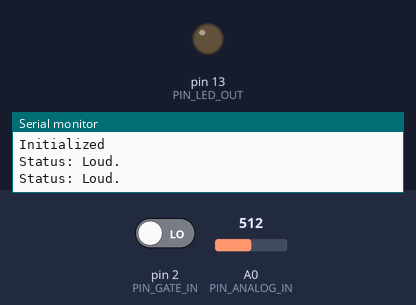
Bench run of a sketch on a simulated Arduino Pro Mini, built with avr-gcc and run on an emulated ATmega328P. On the bench: output pins drawn as LEDs (lit = HIGH), the last lines printed to the serial monitor. Inputs (shaded band) come from the test bench; at power-on: pin 2 (PIN_GATE_IN) LOW, A0 (PIN_ANALOG_IN) = 512.

Above: at 1.8 s.
1.9 s: pin 2 (PIN_GATE_IN) driven HIGH
At 2.6 s:
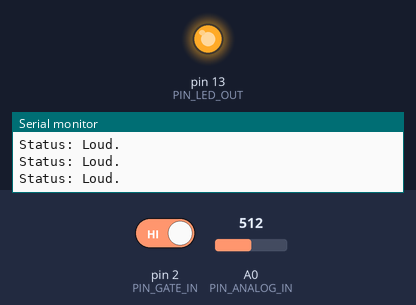
3.4 s: A0 (PIN_ANALOG_IN) set to 35
4.9 s: A0 (PIN_ANALOG_IN) set to 27
7.5 s: pin 2 (PIN_GATE_IN) driven LOW
At 8.0 s:
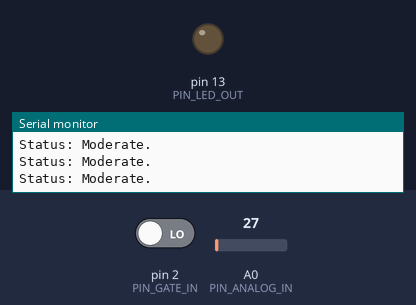
Timing chart, 0 to 10.0 s (numbered marks = the images above; inputs shaded):
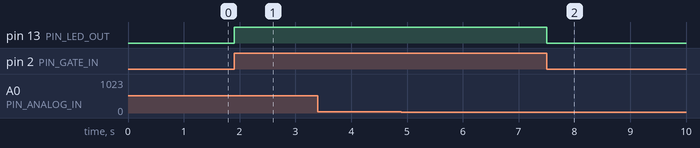

The sketch:

microphone.ino
```cpp
// (licence header left out)
 // Define hardware connections
#define PIN_GATE_IN 2
#define IRQ_GATE_IN  0
#define PIN_LED_OUT 13
#define PIN_ANALOG_IN A0

// soundISR()
// This function is installed as an interrupt service routine for the pin
// change interrupt.  When digital input 2 changes state, this routine
// is called.
// It queries the state of that pin, and sets the onboard LED to reflect that
// pin's state.
void soundISR()
{
  int pin_val;

  pin_val = digitalRead(PIN_GATE_IN);
  digitalWrite(PIN_LED_OUT, pin_val);
}

void setup()
{
  Serial.begin(9600);

  //  Configure LED pin as output
  pinMode(PIN_LED_OUT, OUTPUT);

  // configure input to interrupt
  pinMode(PIN_GATE_IN, INPUT);
  attachInterrupt(IRQ_GATE_IN, soundISR, CHANGE);

  // Display status
  Serial.println("Initialized");
}

void loop()
{
  int value;

  // Check the envelope input
  value = analogRead(PIN_ANALOG_IN);

  // Convert envelope value into a message
  Serial.print("Status: ");
  if(value <= 10)
  {
    Serial.println("Quiet.");
  }
  else if( (value > 10) && ( value <= 30) )
  {
    Serial.println("Moderate.");
  }
  else if(value > 30)
  {
    Serial.println("Loud.");
  }

  // pause for 1 second
  delay(1000);
}
```

Measured:
- after the input at 1.9 s, pin 13 (PIN_LED_OUT): LOW → HIGH at once
- after the input at 7.5 s, pin 13 (PIN_LED_OUT): HIGH → LOW at once
